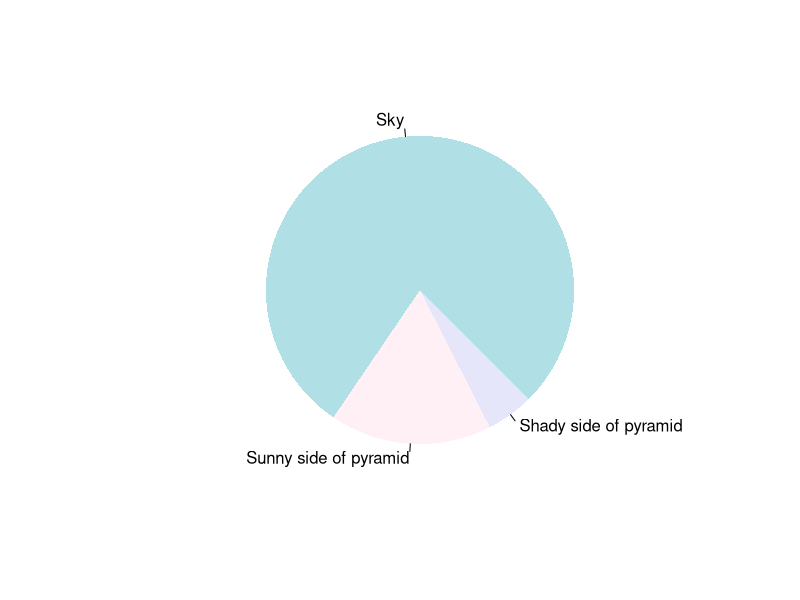

Here is the R script that generated this plot:
## ---- chunk 1
paste("This", "new", "template", "looks", "good")
## ---- chunk 2
pie(
  c(Sky = 78, "Sunny side of pyramid" = 17, "Shady side of pyramid" = 5), 
  init.angle = 315, 
  col = c("powderblue", "lavenderblush", "lavender"), 
  border = FALSE
)
## ---- chunk 3
